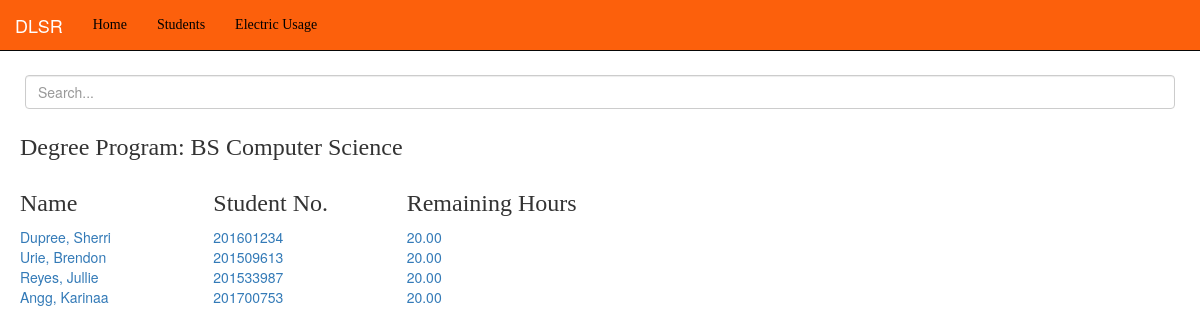
Screenshot of /viewing/deg_prog/2/ with the database file from the repository.
### viewing/models.py (models this page shows, shortened)
class Student(models.Model):
	last_name = models.CharField(max_length = 30)
	first_name = models.CharField(max_length = 30)
	degree_prog = models.ForeignKey(DegreeProg, on_delete=models.CASCADE)
	student_no = models.IntegerField()
	rem_hours = models.DecimalField(decimal_places=2,max_digits=1000,default=20.0)
	total_elec_usage = models.DecimalField(decimal_places=2,max_digits=1000,default=0)

class DegreeProg(models.Model):
	deg_name = models.CharField(max_length=200,default='Non Major')
	def __str__(self):
		return self.deg_name
	class Meta:
		ordering = ('deg_name',)

### viewing/views.py (the view)
# urls.py: path('deg_prog/<int:pk>/', DegProgStudentList.as_view(), name="viewing-DegProgStudentList"),
class DegProgStudentList(ListView):
	template_name = 'viewing/list_students.html'
	model = DegreeProg
	context_object_name = 'students'
	def get_queryset(self):
		self.degree_prog = get_object_or_404(DegreeProg, pk=self.kwargs['pk'])
		return Student.objects.filter( degree_prog = self.degree_prog)

### viewing/templates/viewing/list_students.html
{% extends "viewing/base.html" %}
{% block content %}
	<div class="md-form mt-0" id="search-bar">
  		<input class="form-control" type="text" placeholder="Search..." aria-label="Search">
	</div>
	<div>
		<h3>Degree Program: {{ students.0.degree_prog }}</h3>
	</div>
	<div class="row text-left row-no-gutters">
		<div class="col-sm-2"> <h3>Name</h3> </div>
		<div class="col-sm-2"> <h3>Student No.</h3> </div>
		<div class="col-sm-2"> <h3>Remaining Hours</h3> </div>
	</div>
	{% for s in students %}
	<div class="row text-left row-no-gutters" id="row-student">
		<div class="col-sm-2">
			<a href="{% url 'viewing-StudentDetailView' s.id %}">{{ s.last_name }}, {{ s.first_name }}</a>
		</div>
		<div class="col-sm-2">
			<a href="{% url 'viewing-StudentDetailView' s.id %}">{{ s.student_no }}</a>
		</div>
		<div class="col-sm-2">
			<a href="{% url 'viewing-StudentDetailView' s.id %}">{{ s.rem_hours}}</a>
		</div>
	</div>
	{% endfor %}
{% endblock content %}

### viewing/static/viewing/main.css (style rules this page uses)
#search-bar { padding: 5px; margin-top: 20px; }
h3 { font-family: OswaldRegular; }
a { text-decoration: none; }

### rows the page displays
Student: degree_prog.deg_name "BS Computer Science", last_name "Dupree", first_name "Sherri", student_no "201601234", rem_hours "20.00"
Student: last_name "Urie", first_name "Brendon", student_no "201509613", rem_hours "20.00"
Student: last_name "Reyes", first_name "Jullie", student_no "201533987", rem_hours "20.00"
Student: last_name "Angg", first_name "Karinaa", student_no "201700753", rem_hours "20.00"
